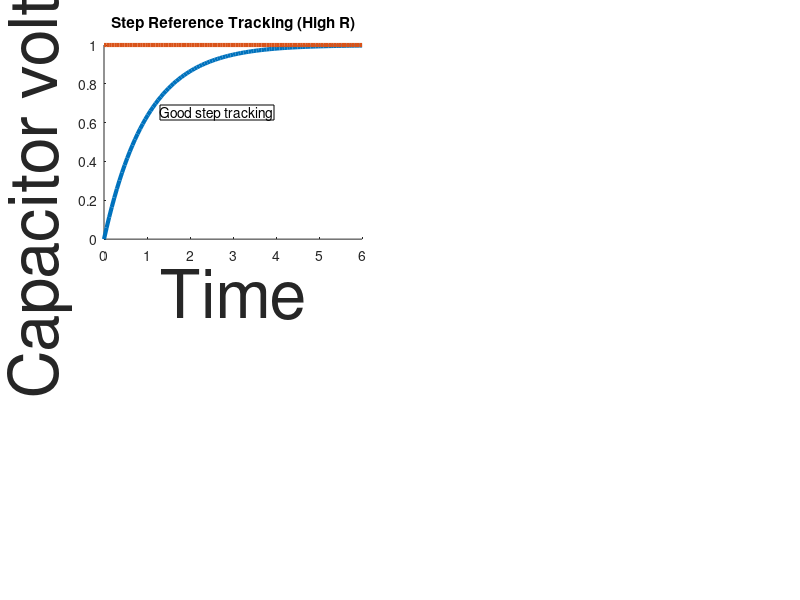

MATLAB code to generate this figure: (Note: this script raises an error after producing the figure.)
s = tf('s');
tau0 = 1;
C0 = 1e-5;
R = tau0/C0;
R1a = 1e9;
R1b = 1e4;
a = (1/tau0) + (1/(R1a*C0));
tfVoutVref = (1/tau0) / (s + a);
tfVoutId = (R/tau0) / (s + a);
[Y1,T] = step(tfVoutVref);
Y2 = impulse(tfVoutId,T);

a = (1/tau0) + (1/(R1b*C0));
tfVoutVrefb = (1/tau0) / (s + a);
tfVoutIdb = (R/tau0) / (s + a);
Y1b = step(tfVoutVrefb,T);
Y2b = impulse(tfVoutIdb,T);
%% Plots 
figure
subplot(2,2,1);
hold on
plot(T,Y1,'LineWidth',3)
plot(T,zeros(1,size(Y1b,1)) + 1,'LineWidth',3)
hold off
title('Step Reference Tracking (High R)')
xlabel('Time','FontSize',48)
ylabel('Capacitor voltage','FontSize',48)
t1 = annotation('textbox',[.2 .8 0.1 0.01],'String','Good step tracking','FitBoxToText','on');
t1.FontSize = 48;
xt = get(gca, 'XTick');
set(gca, 'FontSize', 48)
grid on
subplot(2,2,3); 
plot(T,Y2,'g','LineWidth',3)
title('Impulse Disturbance (High R)')
xlabel('Time','FontSize',48)
ylabel('Capacitor voltage','FontSize',48)
t2 = annotation('textbox',[.2 .2 0.1 0.01],'String','Poor disturbance rejection','FitBoxToText','on');
t2.FontSize = 48;
xt = get(gca, 'XTick');
set(gca, 'FontSize', 44)
grid on
subplot(2,2,2); 
hold on
plot(T,Y1b,'LineWidth',3)
plot(T,zeros(1,size(Y1b,1)) + 1,'LineWidth',3)
hold off
title('Step Reference Tracking (Low R)')
xlabel('Time','FontSize',48)
ylabel('Capacitor voltage','FontSize',48)
t3 = annotation('textbox',[.6 .8 0.1 0.01],'String','Poor step tracking','FitBoxToText','on');
t3.FontSize = 48;
xt = get(gca, 'XTick');
set(gca, 'FontSize', 48)
grid on
subplot(2,2,4); 
plot(T,Y2b,'g','LineWidth',3)
title('Impulse Disturbance (Low R)')
xlabel('Time','FontSize',48)
ylabel('Capacitor voltage','FontSize',48)
t4 = annotation('textbox',[.6 .2 0.1 0.01],'String','Good disturbance rejection','FitBoxToText','on');
t4.FontSize = 48;
xt = get(gca, 'XTick');
set(gca, 'FontSize', 44)
grid on